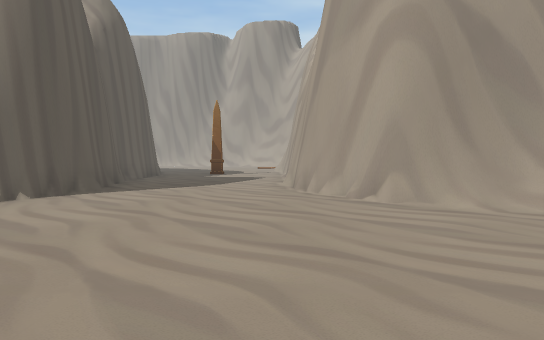
View 1 (above)

19 first-person views from a walk through a Unity game level. The camera is 1.4 m above the floor, tilts 2° down and sees 70° across. The floor is counted in squares, 2 m on a side. Each view is taken from the middle of a square. On the plan, view 1 faces up. The plan holds only what a view shows up to about 11 squares ahead; the rest is blank. The place goes on beyond the plan.

View 2
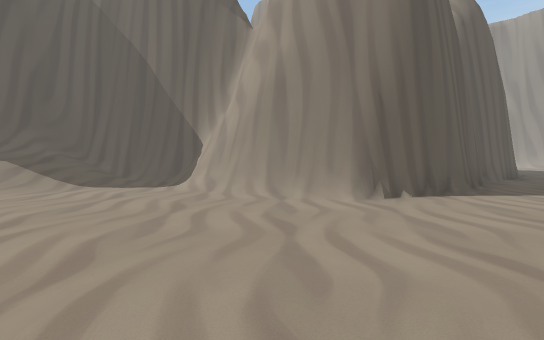

View 3
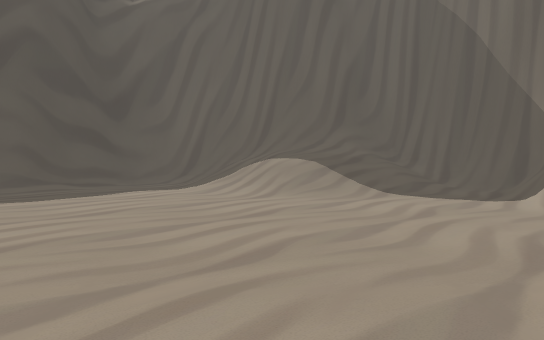

View 4
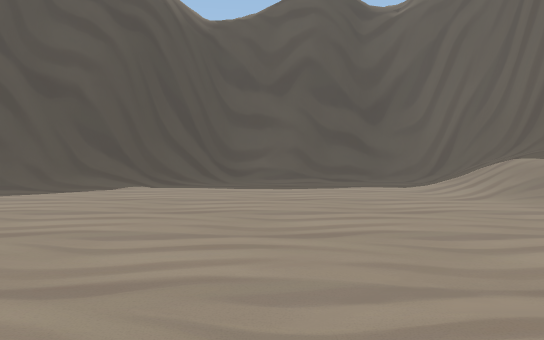

View 5
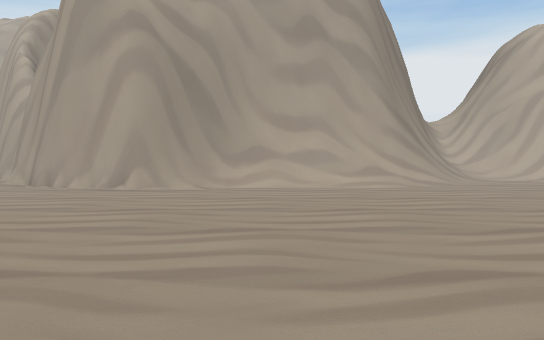

View 6
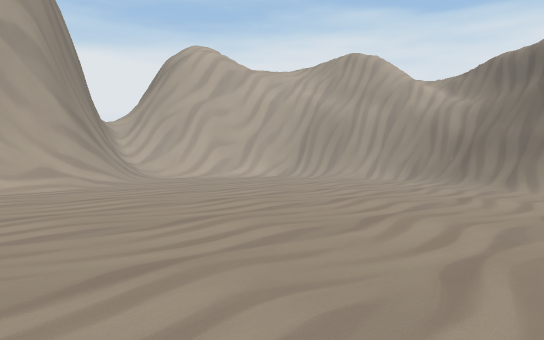

View 7
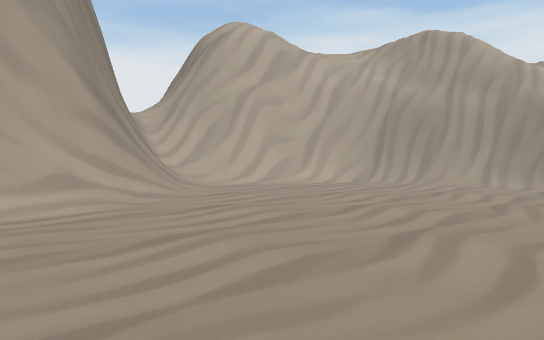

View 8
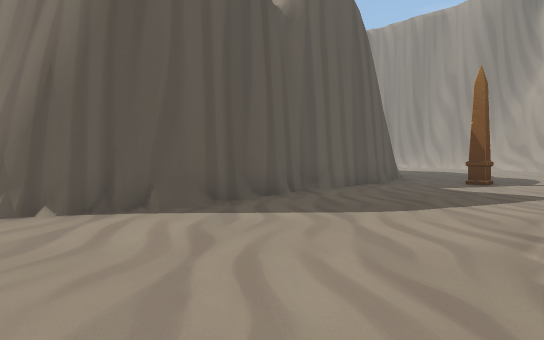

View 9
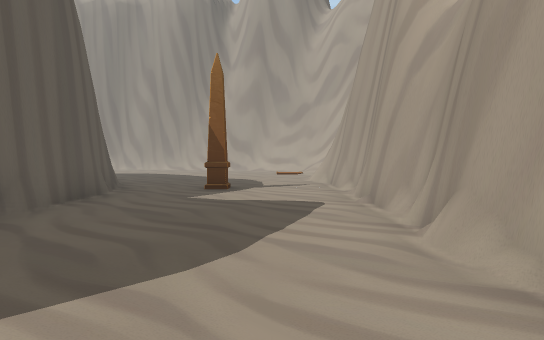

View 10
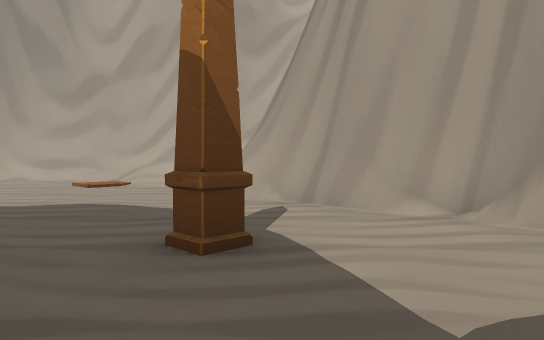

View 11
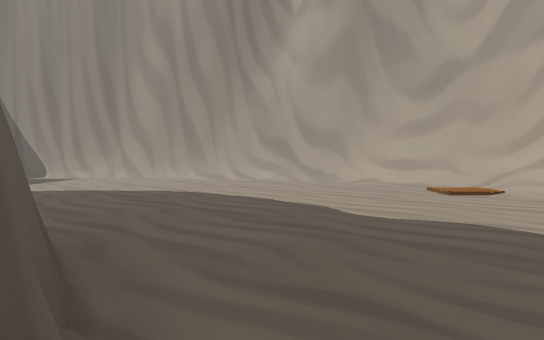

View 12
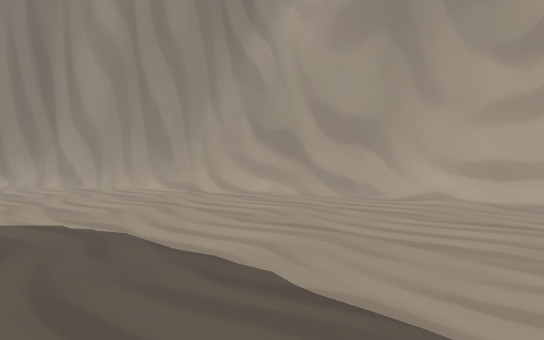

View 13
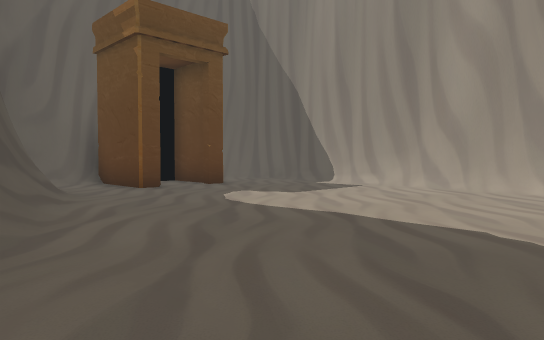

View 14
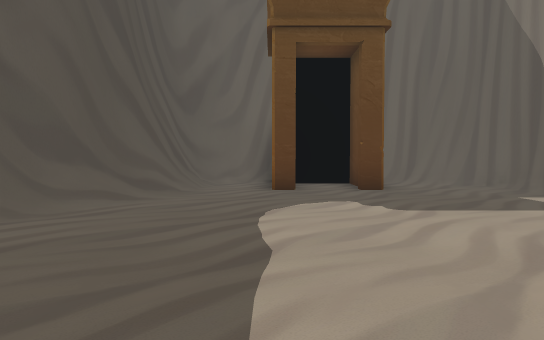

View 15
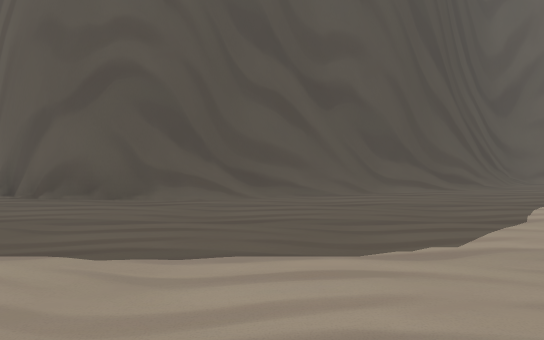

View 16
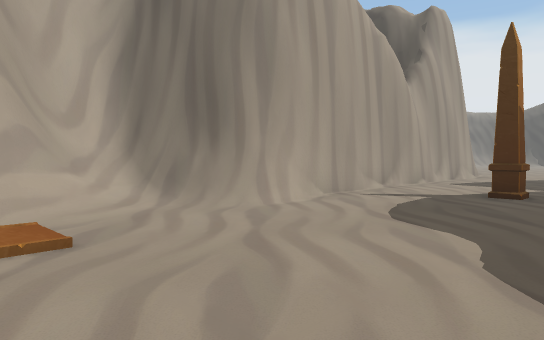

View 17
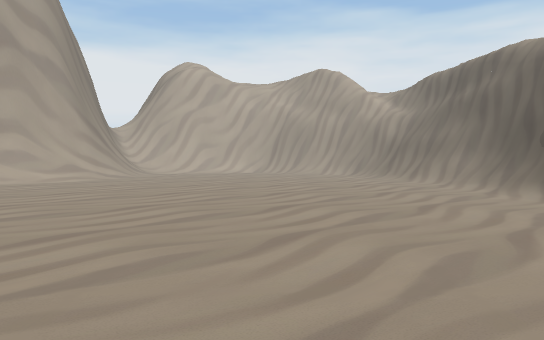

View 18
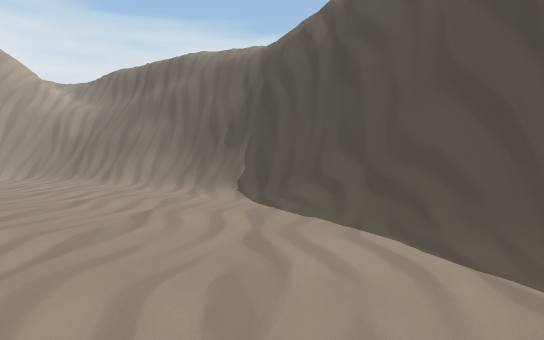

View 19
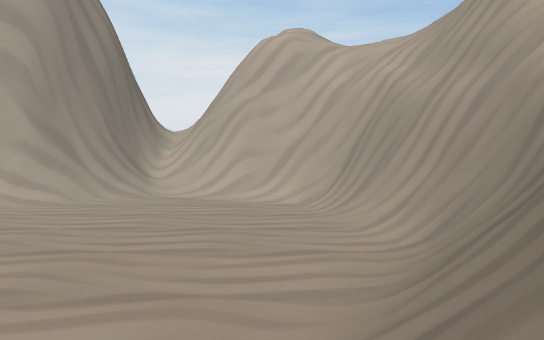

### Floor plan
Key: @ floor where view 1 was taken; # wall or solid block; . floor; / step, stairs or slope; = window, fence, low wall or low ledge; O other object.
Columns run from 16 left of view 1 to 12 right of it. Each row starts with its distance up from view 1.
 29  #######
 28 ###///######
 27 #/......../###
 26 #............###
 25 ###.........../##
 24  #............./##
 23 ###............//#
 22 #..............//###
 21 #####............//#
 20     ###........../##
 19       ###.......=###
 18         ###......#
 17           ##.....#
 16            #..O..#
 15            #.....#
 14            #.....#
 13            #.....#
 12            #.....#
 11            #.....#
 10            ##....#
  9             #....#
  8             #....#
  7            ##....##
  6    #########......###
  5   ##///////........###
  4   #///...............###
  3   #////...............######
  2   #////................////##
  1   #////....................##
  0   #///..........@........../#
 -1   #//.......................#
 -2   #/........................#
 -3   ##/....................../#
 -4    ###...................../#
 -5      ##///................/##
 -6       #####/............./##
 -7           #####//.....///###
 -8              ######///####
 -9                  ######

Positions as (right, up) in squares from view 1, and headings:
1: (0, 0), facing up
2: (-1, 0), facing up-left
3: (-3, 1), facing left
4: (-3, 3), facing down-left
5: (-2, -2), facing up-right
6: (-2, -2), facing right
7: (1, 0), facing right
8: (1, 5), facing up-left
9: (-1, 7), facing up
10: (-4, 13), facing up-right
11: (-4, 15), facing up
12: (-4, 19), facing up
13: (-5, 19), facing up-left
14: (-5, 23), facing left
15: (-3, 24), facing down-left
16: (-4, 23), facing down-right
17: (-5, -3), facing right
18: (-4, -3), facing down-right
19: (5, -8), facing up-right
